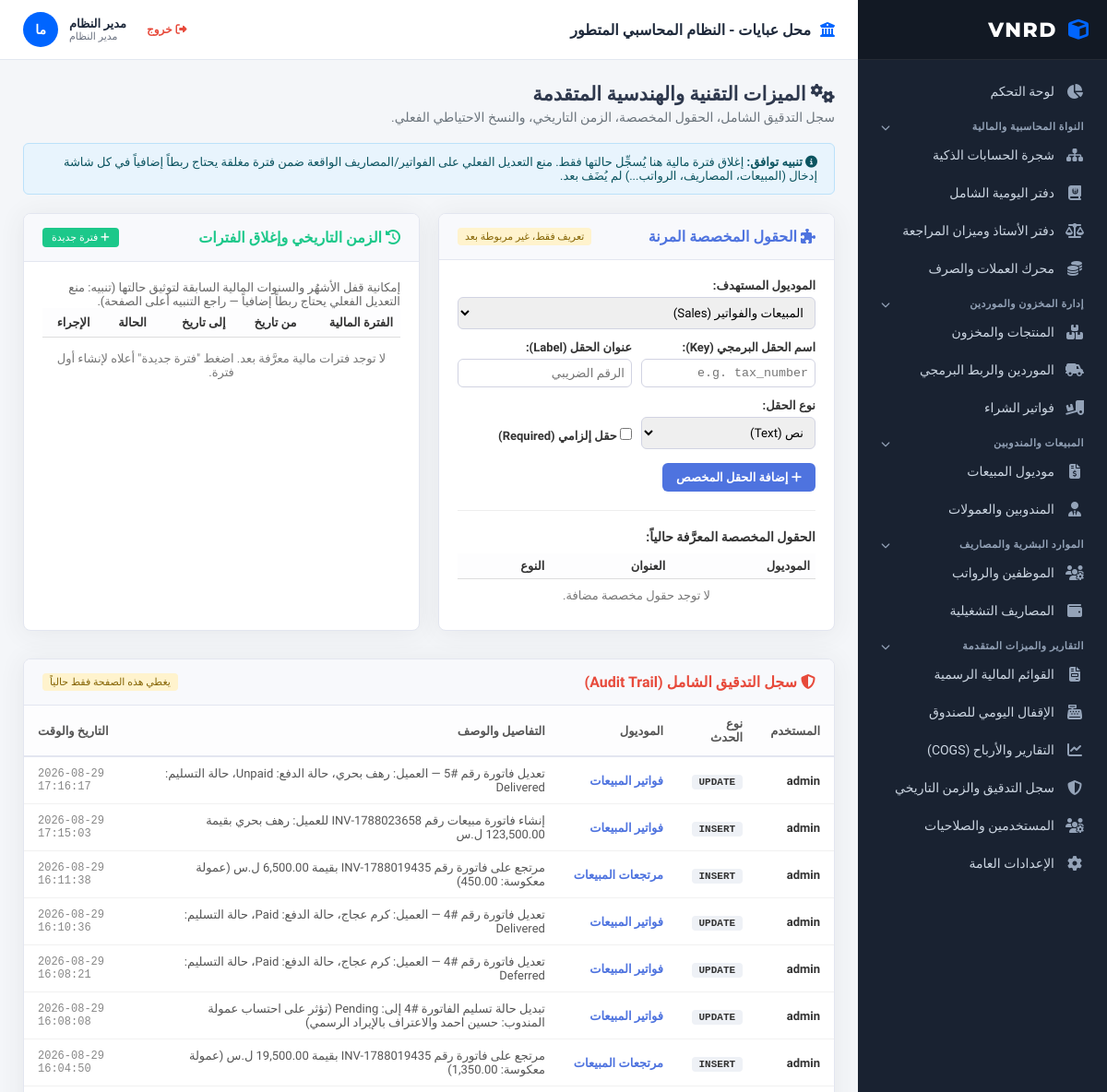
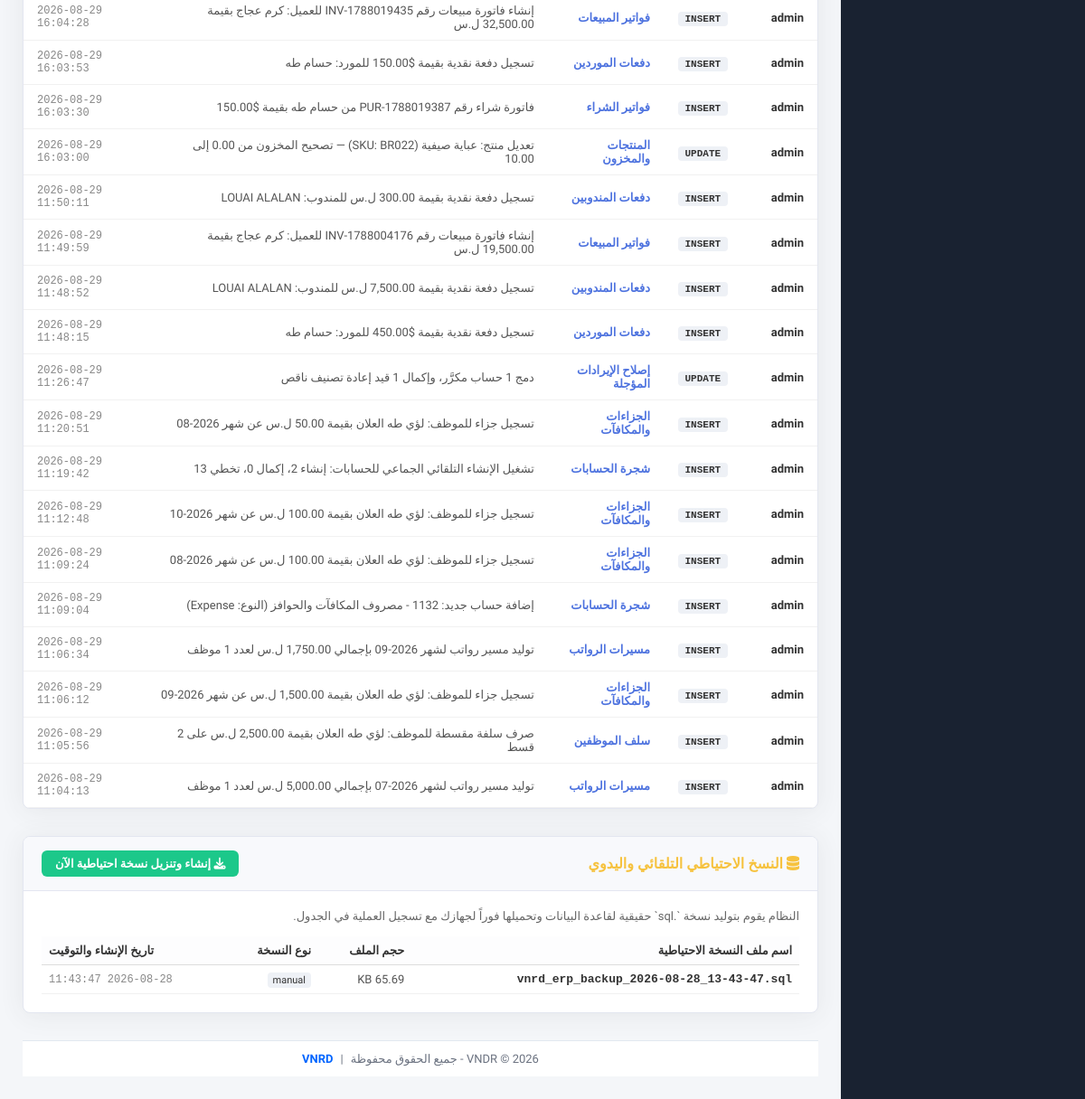
The page /advanced_features.php (signed in) on the database its author committed (2 pictures, top to bottom).
### tables this page shows
CREATE TABLE `audit_logs` (
  `id` int(11) NOT NULL,
  `user_name` varchar(100) DEFAULT 'مدير النظام',
  `action_type` varchar(50) NOT NULL,
  `module_name` varchar(100) NOT NULL,
  `record_id` int(11) DEFAULT 0,
  `details` text DEFAULT NULL,
  `created_at` timestamp NOT NULL DEFAULT current_timestamp()
);

CREATE TABLE `system_backups` (
  `id` int(11) NOT NULL,
  `file_name` varchar(255) NOT NULL,
  `file_size` varchar(50) DEFAULT NULL,
  `backup_type` varchar(50) DEFAULT 'automatic',
  `created_at` timestamp NOT NULL DEFAULT current_timestamp()
);

### advanced_features.php (the view, shortened to what this page needs)
<?php
include 'header.php';
try {
    $conn->exec("CREATE TABLE IF NOT EXISTS audit_logs (
        id INT AUTO_INCREMENT PRIMARY KEY,
        user_name VARCHAR(100) DEFAULT 'مدير النظام',
        action_type VARCHAR(50) NOT NULL, -- (INSERT, UPDATE, DELETE, LOGIN)
        module_name VARCHAR(100) NOT NULL,
        record_id INT DEFAULT 0,
        details TEXT,
        created_at TIMESTAMP DEFAULT CURRENT_TIMESTAMP
    )");
    $conn->exec("CREATE TABLE IF NOT EXISTS custom_fields (
        id INT AUTO_INCREMENT PRIMARY KEY,
        module_name VARCHAR(50) NOT NULL,
        field_name VARCHAR(100) NOT NULL,
        field_label VARCHAR(150) NOT NULL,
        field_type VARCHAR(50) DEFAULT 'text',
        is_required TINYINT(1) DEFAULT 0,
        created_at TIMESTAMP DEFAULT CURRENT_TIMESTAMP
    )");
    $conn->exec("CREATE TABLE IF NOT EXISTS financial_periods (
        id INT AUTO_INCREMENT PRIMARY KEY,
        period_name VARCHAR(100) NOT NULL,
        start_date DATE NOT NULL,
        end_date DATE NOT NULL,
        status ENUM('open', 'closed') DEFAULT 'open',
        closed_at TIMESTAMP NULL,
        created_at TIMESTAMP DEFAULT CURRENT_TIMESTAMP
    )");
    $conn->exec("CREATE TABLE IF NOT EXISTS system_backups (
        id INT AUTO_INCREMENT PRIMARY KEY,
        file_name VARCHAR(255) NOT NULL,
        file_size VARCHAR(50),
        backup_type VARCHAR(50) DEFAULT 'automatic',
        created_at TIMESTAMP DEFAULT CURRENT_TIMESTAMP
    )");
} catch (Exception $e) {
}
$audit_logs = [];
$custom_fields = [];
$periods = [];
$backups = [];
try {
    $audit_logs = $conn->query("SELECT * FROM audit_logs ORDER BY created_at DESC LIMIT 25")->fetchAll(PDO::FETCH_ASSOC);
    $custom_fields = $conn->query("SELECT * FROM custom_fields ORDER BY id DESC")->fetchAll(PDO::FETCH_ASSOC);
    $periods = $conn->query("SELECT * FROM financial_periods ORDER BY start_date DESC")->fetchAll(PDO::FETCH_ASSOC);
    $backups = $conn->query("SELECT * FROM system_backups ORDER BY created_at DESC LIMIT 10")->fetchAll(PDO::FETCH_ASSOC);
} catch (Exception $e) {}
?>
<div style="display: flex; justify-content: space-between; align-items: center; margin-bottom: 20px;">
    <div>
        <h2 style="color: #2e384d; margin-bottom: 5px;"><i class="fas fa-cogs"></i> الميزات التقنية والهندسية المتقدمة</h2>
        <p style="color: #6c757d; margin: 0; font-size: 14px;">سجل التدقيق الشامل، الحقول المخصصة، الزمن التاريخي، والنسخ الاحتياطي الفعلي.</p>
    </div>
</div>
<div style="background: #e8f4fd; border: 1px solid #bbe1fa; padding: 12px 18px; border-radius: 6px; margin-bottom: 20px; color: #0c5460; font-size: 13px;">
    <i class="fas fa-info-circle"></i> <strong>تنبيه توافق:</strong> إغلاق فترة مالية هنا يُسجِّل حالتها فقط. منع التعديل الفعلي على الفواتير/المصاريف الواقعة ضمن فترة مغلقة يحتاج ربطاً إضافياً في كل شاشة إدخال (المبيعات، المصاريف، الرواتب...) لم يُضَف بعد.
</div>
<div style="display: grid; grid-template-columns: 1fr 1fr; gap: 20px; margin-bottom: 30px;">
    <div style="background: #fff; border: 1px solid #e3e6f0; border-radius: 8px; overflow: hidden; box-shadow: 0 0.15rem 1.75rem 0 rgba(58, 59, 69, 0.08);">
        <div style="background: #f8f9fc; padding: 15px 20px; border-bottom: 1px solid #e3e6f0; display: flex; justify-content: space-between; align-items: center;">
            <h3 style="margin: 0; color: #4e73df; font-size: 16px;"><i class="fas fa-puzzle-piece"></i> الحقول المخصصة المرنة</h3>
            <span style="font-size: 11px; color: #856404; background: #fff3cd; padding: 3px 8px; border-radius: 4px;" title="التعريف هنا لا يعرضها تلقائياً في نماذج الموديول">تعريف فقط، غير مربوطة بعد</span>
        </div>
        <div style="padding: 20px;">
            <form method="POST" action="">
                <div style="margin-bottom: 12px;">
                    <label style="display: block; font-size: 13px; font-weight: bold; margin-bottom: 5px;">الموديول المستهدف:</label>
                    <select name="module_name" style="width: 100%; padding: 8px; border: 1px solid #d1d3e2; border-radius: 6px;">
                        <option value="sales">المبيعات والفواتير (Sales)</option>
                    </select>
                </div>
                <div style="display: grid; grid-template-columns: 1fr 1fr; gap: 10px; margin-bottom: 12px;">
                    <div>
                        <label style="display: block; font-size: 13px; font-weight: bold; margin-bottom: 5px;">اسم الحقل البرمجي (Key):</label>
                        <input type="text" name="field_name" placeholder="e.g. tax_number" required style="width: 100%; padding: 7px; border: 1px solid #d1d3e2; border-radius: 6px; font-family: monospace;">
                    </div>
                    <div>
                        <label style="display: block; font-size: 13px; font-weight: bold; margin-bottom: 5px;">عنوان الحقل (Label):</label>
                        <input type="text" name="field_label" placeholder="الرقم الضريبي" required style="width: 100%; padding: 7px; border: 1px solid #d1d3e2; border-radius: 6px;">
                    </div>
                </div>
                <div style="display: grid; grid-template-columns: 1fr 1fr; gap: 10px; margin-bottom: 15px;">
                    <div>
                        <label style="display: block; font-size: 13px; font-weight: bold; margin-bottom: 5px;">نوع الحقل:</label>
                        <select name="field_type" style="width: 100%; padding: 8px; border: 1px solid #d1d3e2; border-radius: 6px;">
                            <option value="text">نص (Text)</option>
                        </select>
                    </div>
                    <div style="display: flex; align-items: center; padding-top: 25px;">
                        <label style="font-size: 13px; font-weight: bold; cursor: pointer;">
                            <input type="checkbox" name="is_required" value="1"> حقل إلزامي (Required)
                        </label>
                    </div>
                </div>
                <button type="submit" style="background: #4e73df; color: white; border: none; padding: 8px 15px; border-radius: 6px; cursor: pointer; font-weight: bold; font-size: 13px;">
                    <i class="fas fa-plus"></i> إضافة الحقل المخصص
                </button>
            </form>
            <hr style="border: none; border-top: 1px solid #eee; margin: 20px 0;">
            <h4 style="font-size: 14px; color: #333; margin-bottom: 10px;">الحقول المخصصة المعرَّفة حالياً:</h4>
            <div style="max-height: 150px; overflow-y: auto;">
                <table style="width: 100%; border-collapse: collapse; font-size: 13px; text-align: right;">
                    <thead>
                        <tr style="background: #fdfdfe; border-bottom: 1px solid #ddd;">
                            <th style="padding: 6px;">الموديول</th>
                            <th style="padding: 6px;">العنوان</th>
                            <th style="padding: 6px;">النوع</th>
                        </tr>
                    </thead>
                    <tbody>
                        <?php if (!empty($custom_fields)): ?>
                            <?php foreach ($custom_fields as $cf): ?>
                                <tr style="border-bottom: 1px solid #f1f1f1;">
                                    <td style="padding: 6px; color: #555;"><?php echo htmlspecialchars($cf['module_name']); ?></td>
                                    <td style="padding: 6px; font-weight: bold;"><?php echo htmlspecialchars($cf['field_label']); ?></td>
                                    <td style="padding: 6px; font-family: monospace; color: #007bff;"><?php echo htmlspecialchars($cf['field_type']); ?></td>
                                </tr>
                            <?php endforeach; ?>
                        <?php else: ?>
                            <tr><td colspan="3" style="padding: 10px; text-align: center; color: #777;">لا توجد حقول مخصصة مضافة.</td></tr>
                        <?php endif; ?>
                    </tbody>
                </table>
            </div>
        </div>
    </div>
    <div style="background: #fff; border: 1px solid #e3e6f0; border-radius: 8px; overflow: hidden; box-shadow: 0 0.15rem 1.75rem 0 rgba(58, 59, 69, 0.08);">
        <div style="background: #f8f9fc; padding: 15px 20px; border-bottom: 1px solid #e3e6f0; display: flex; justify-content: space-between; align-items: center;">
            <h3 style="margin: 0; color: #1cc88a; font-size: 16px;"><i class="fas fa-history"></i> الزمن التاريخي وإغلاق الفترات</h3>
            <button type="button" onclick="document.getElementById('addPeriodForm').style.display = document.getElementById('addPeriodForm').style.display === 'none' ? 'block' : 'none';" style="font-size: 11px; background: #1cc88a; color: white; border: none; padding: 4px 10px; border-radius: 4px; cursor: pointer;">
                <i class="fas fa-plus"></i> فترة جديدة
            </button>
        </div>
        <div style="padding: 20px;">
            <p style="font-size: 13px; color: #666; margin-top: 0;">إمكانية قفل الأشهُر والسنوات المالية السابقة لتوثيق حالتها (تنبيه: منع التعديل الفعلي يحتاج ربطاً إضافياً — راجع التنبيه أعلى الصفحة).</p>
            <div style="max-height: 250px; overflow-y: auto;">
                <table style="width: 100%; border-collapse: collapse; font-size: 13px; text-align: right;">
                    <thead>
                        <tr style="background: #fdfdfe; border-bottom: 1px solid #ddd;">
                            <th style="padding: 8px;">الفترة المالية</th>
                            <th style="padding: 8px;">من تاريخ</th>
                            <th style="padding: 8px;">إلى تاريخ</th>
                            <th style="padding: 8px; text-align: center;">الحالة</th>
                            <th style="padding: 8px; text-align: center;">الإجراء</th>
                        </tr>
                    </thead>
                    <tbody>
                        <?php if (empty($periods)): ?>
                            <tr><td colspan="5" style="padding: 15px; text-align: center; color: #777;">لا توجد فترات مالية معرَّفة بعد. اضغط "فترة جديدة" أعلاه لإنشاء أول فترة.</td></tr>
                        <?php endif; ?>
                    </tbody>
                </table>
            </div>
        </div>
    </div>
</div>
<div style="background: #fff; border: 1px solid #e3e6f0; border-radius: 8px; overflow: hidden; box-shadow: 0 0.15rem 1.75rem 0 rgba(58, 59, 69, 0.08); margin-bottom: 30px;">
    <div style="background: #f8f9fc; padding: 15px 20px; border-bottom: 1px solid #e3e6f0; display: flex; justify-content: space-between; align-items: center;">
        <h3 style="margin: 0; color: #e74a3b; font-size: 16px;"><i class="fas fa-shield-alt"></i> سجل التدقيق الشامل (Audit Trail)</h3>
        <span style="font-size: 11px; color: #856404; background: #fff3cd; padding: 3px 8px; border-radius: 4px;" title="حالياً يسجّل فقط عمليات هذه الصفحة (حقول مخصصة، فترات مالية، نسخ احتياطي)">يغطي هذه الصفحة فقط حالياً</span>
    </div>
    <div style="overflow-x: auto;">
        <table style="width: 100%; border-collapse: collapse; font-size: 13px; text-align: right;">
            <thead>
                <tr style="background: #fdfdfe; color: #555; border-bottom: 2px solid #e3e6f0;">
                    <th style="padding: 12px 15px;">المستخدم</th>
                    <th style="padding: 12px 15px;">نوع الحدث</th>
                    <th style="padding: 12px 15px;">الموديول</th>
                    <th style="padding: 12px 15px;">التفاصيل والوصف</th>
                    <th style="padding: 12px 15px; text-align: left;">التاريخ والوقت</th>
                </tr>
            </thead>
            <tbody>
                <?php if (!empty($audit_logs)): ?>
                    <?php foreach ($audit_logs as $log): ?>
                        <tr style="border-bottom: 1px solid #f1f1f1;">
                            <td style="padding: 10px 15px; font-weight: bold; color: #333;"><?php echo htmlspecialchars($log['user_name']); ?></td>
                            <td style="padding: 10px 15px;">
                                <span style="background: #eef1f6; color: #333; padding: 2px 8px; border-radius: 4px; font-family: monospace; font-size: 11px; font-weight: bold;">
                                    <?php echo htmlspecialchars($log['action_type']); ?>
                                </span>
                            </td>
                            <td style="padding: 10px 15px; color: #4e73df; font-weight: bold;"><?php echo htmlspecialchars($log['module_name']); ?></td>
                            <td style="padding: 10px 15px; color: #555;"><?php echo htmlspecialchars($log['details']); ?></td>
                            <td style="padding: 10px 15px; font-family: monospace; text-align: left; font-size: 12px; color: #888;"><?php echo htmlspecialchars($log['created_at']); ?></td>
                        </tr>
                    <?php endforeach; ?>
                <?php else: ?>
                    <tr>
                        <td colspan="5" style="padding: 20px; text-align: center; color: #777;">لا توجد أحداث مسجَّلة في سجل التدقيق حتى الآن.</td>
                    </tr>
                <?php endif; ?>
            </tbody>
        </table>
    </div>
</div>
<div style="background: #fff; border: 1px solid #e3e6f0; border-radius: 8px; overflow: hidden; box-shadow: 0 0.15rem 1.75rem 0 rgba(58, 59, 69, 0.08); margin-bottom: 30px;">
    <div style="background: #f8f9fc; padding: 15px 20px; border-bottom: 1px solid #e3e6f0; display: flex; justify-content: space-between; align-items: center;">
        <h3 style="margin: 0; color: #f6c23e; font-size: 16px;"><i class="fas fa-database"></i> النسخ الاحتياطي التلقائي واليدوي</h3>
        <form method="POST" style="margin: 0;">
            <button type="submit" style="background: #1cc88a; color: white; border: none; padding: 7px 15px; border-radius: 6px; cursor: pointer; font-weight: bold; font-size: 13px;">
                <i class="fas fa-download"></i> إنشاء وتنزيل نسخة احتياطية الآن
            </button>
        </form>
    </div>
    <div style="padding: 20px;">
        <p style="font-size: 13px; color: #666; margin-top: 0;">النظام يقوم بتوليد نسخة `.sql` حقيقية لقاعدة البيانات وتحميلها فوراً لجهازك مع تسجيل العملية في الجدول.</p>
        <table style="width: 100%; border-collapse: collapse; font-size: 13px; text-align: right; margin-top: 15px;">
            <thead>
                <tr style="background: #fdfdfe; border-bottom: 1px solid #ddd;">
                    <th style="padding: 8px;">اسم ملف النسخة الاحتياطية</th>
                    <th style="padding: 8px;">حجم الملف</th>
                    <th style="padding: 8px;">نوع النسخة</th>
                    <th style="padding: 8px; text-align: left;">تاريخ الإنشاء والتوقيت</th>
                </tr>
            </thead>
            <tbody>
                <?php if (!empty($backups)): ?>
                    <?php foreach ($backups as $bk): ?>
                        <tr style="border-bottom: 1px solid #f1f1f1;">
                            <td style="padding: 8px; font-family: monospace; font-weight: bold; color: #333;"><?php echo htmlspecialchars($bk['file_name']); ?></td>
                            <td style="padding: 8px; color: #555;"><?php echo htmlspecialchars($bk['file_size']); ?></td>
                            <td style="padding: 8px;">
                                <span style="background: #eef1f6; padding: 2px 6px; border-radius: 4px; font-size: 11px;"><?php echo htmlspecialchars($bk['backup_type']); ?></span>
                            </td>
                            <td style="padding: 8px; font-family: monospace; text-align: left; font-size: 12px; color: #888;"><?php echo htmlspecialchars($bk['created_at']); ?></td>
                        </tr>
                    <?php endforeach; ?>
                <?php else: ?>
                    <tr>
                        <td colspan="4" style="padding: 20px; text-align: center; color: #777;">لم يتم إنشاء أي نسخة احتياطية بعد.</td>
                    </tr>
                <?php endif; ?>
            </tbody>
        </table>
    </div>
</div>
<?php include 'footer.php'; ?>

### rows shown on the page
audit_logs: user_name "admin", action_type "UPDATE", module_name "فواتير المبيعات", details "تعديل فاتورة رقم #5 — العميل: رهف بحري، حالة الدفع: Unpaid، حالة التسليم: Delivered", created_at "2026-08-29 17:16:17"
audit_logs: user_name "admin", action_type "INSERT", module_name "فواتير المبيعات", details "إنشاء فاتورة مبيعات رقم INV-1788023658 للعميل: رهف بحري بقيمة 123,500.00 ل.س", created_at "2026-08-29 17:15:03"
audit_logs: user_name "admin", action_type "INSERT", module_name "مرتجعات المبيعات", details "مرتجع على فاتورة رقم INV-1788019435 بقيمة 6,500.00 ل.س (عمولة معكوسة: 450.00)", created_at "2026-08-29 16:11:38"
audit_logs: user_name "admin", action_type "UPDATE", module_name "فواتير المبيعات", details "تعديل فاتورة رقم #4 — العميل: كرم عجاج، حالة الدفع: Paid، حالة التسليم: Delivered", created_at "2026-08-29 16:10:36"
audit_logs: user_name "admin", action_type "UPDATE", module_name "فواتير المبيعات", details "تعديل فاتورة رقم #4 — العميل: كرم عجاج، حالة الدفع: Paid، حالة التسليم: Deferred", created_at "2026-08-29 16:08:21"
audit_logs: user_name "admin", action_type "UPDATE", module_name "فواتير المبيعات", details "تبديل حالة تسليم الفاتورة #4 إلى: Pending (تؤثر على احتساب عمولة المندوب: حسين احمد والاعتراف بالإيراد الرسمي)", created_at "2026-08-29 16:08:08"
audit_logs: user_name "admin", action_type "INSERT", module_name "مرتجعات المبيعات", details "مرتجع على فاتورة رقم INV-1788019435 بقيمة 19,500.00 ل.س (عمولة معكوسة: 1,350.00)", created_at "2026-08-29 16:04:50"
audit_logs: user_name "admin", action_type "INSERT", module_name "فواتير المبيعات", details "إنشاء فاتورة مبيعات رقم INV-1788019435 للعميل: كرم عجاج بقيمة 32,500.00 ل.س", created_at "2026-08-29 16:04:28"
audit_logs: user_name "admin", action_type "INSERT", module_name "دفعات الموردين", details "تسجيل دفعة نقدية بقيمة $150.00 للمورد: حسام طه", created_at "2026-08-29 16:03:53"
audit_logs: user_name "admin", action_type "INSERT", module_name "فواتير الشراء", details "فاتورة شراء رقم PUR-1788019387 من حسام طه بقيمة $150.00", created_at "2026-08-29 16:03:30"
audit_logs: user_name "admin", action_type "UPDATE", module_name "المنتجات والمخزون", details "تعديل منتج: عباية صيفية (SKU: BR022) — تصحيح المخزون من 0.00 إلى 10.00", created_at "2026-08-29 16:03:00"
audit_logs: user_name "admin", action_type "INSERT", module_name "دفعات المندوبين", details "تسجيل دفعة نقدية بقيمة 300.00 ل.س للمندوب: LOUAI ALALAN", created_at "2026-08-29 11:50:11"
audit_logs: user_name "admin", action_type "INSERT", module_name "فواتير المبيعات", details "إنشاء فاتورة مبيعات رقم INV-1788004176 للعميل: كرم عجاج بقيمة 19,500.00 ل.س", created_at "2026-08-29 11:49:59"
audit_logs: user_name "admin", action_type "INSERT", module_name "دفعات المندوبين", details "تسجيل دفعة نقدية بقيمة 7,500.00 ل.س للمندوب: LOUAI ALALAN", created_at "2026-08-29 11:48:52"
audit_logs: user_name "admin", action_type "INSERT", module_name "دفعات الموردين", details "تسجيل دفعة نقدية بقيمة $450.00 للمورد: حسام طه", created_at "2026-08-29 11:48:15"
audit_logs: user_name "admin", action_type "UPDATE", module_name "إصلاح الإيرادات المؤجلة", details "دمج 1 حساب مكرَّر، وإكمال 1 قيد إعادة تصنيف ناقص", created_at "2026-08-29 11:26:47"
audit_logs: user_name "admin", action_type "INSERT", module_name "الجزاءات والمكافآت", details "تسجيل جزاء للموظف: لؤي طه العلان بقيمة 50.00 ل.س عن شهر 2026-08", created_at "2026-08-29 11:20:51"
audit_logs: user_name "admin", action_type "INSERT", module_name "شجرة الحسابات", details "تشغيل الإنشاء التلقائي الجماعي للحسابات: إنشاء 2، إكمال 0، تخطي 13", created_at "2026-08-29 11:19:42"
audit_logs: user_name "admin", action_type "INSERT", module_name "الجزاءات والمكافآت", details "تسجيل جزاء للموظف: لؤي طه العلان بقيمة 100.00 ل.س عن شهر 2026-10", created_at "2026-08-29 11:12:48"
audit_logs: user_name "admin", action_type "INSERT", module_name "الجزاءات والمكافآت", details "تسجيل جزاء للموظف: لؤي طه العلان بقيمة 100.00 ل.س عن شهر 2026-08", created_at "2026-08-29 11:09:24"
audit_logs: user_name "admin", action_type "INSERT", module_name "شجرة الحسابات", details "إضافة حساب جديد: 1132 - مصروف المكافآت والحوافز (النوع: Expense)", created_at "2026-08-29 11:09:04"
audit_logs: user_name "admin", action_type "INSERT", module_name "مسيرات الرواتب", details "توليد مسير رواتب لشهر 2026-09 بإجمالي 1,750.00 ل.س لعدد 1 موظف", created_at "2026-08-29 11:06:34"
audit_logs: user_name "admin", action_type "INSERT", module_name "الجزاءات والمكافآت", details "تسجيل جزاء للموظف: لؤي طه العلان بقيمة 1,500.00 ل.س عن شهر 2026-09", created_at "2026-08-29 11:06:12"
audit_logs: user_name "admin", action_type "INSERT", module_name "سلف الموظفين", details "صرف سلفة مقسطة للموظف: لؤي طه العلان بقيمة 2,500.00 ل.س على 2 قسط", created_at "2026-08-29 11:05:56"
audit_logs: user_name "admin", action_type "INSERT", module_name "مسيرات الرواتب", details "توليد مسير رواتب لشهر 2026-07 بإجمالي 5,000.00 ل.س لعدد 1 موظف", created_at "2026-08-29 11:04:13"
system_backups: file_name "vnrd_erp_backup_2026-08-28_13-43-47.sql", file_size "65.69 KB", backup_type "manual", created_at "2026-08-28 11:43:47"

### other values the page prints
$company_name "محل عبايات"
$logged_in_full_name "مدير النظام"
$logged_in_role_label "مدير النظام"
$avatar_initials ?: '؟' "ما"
